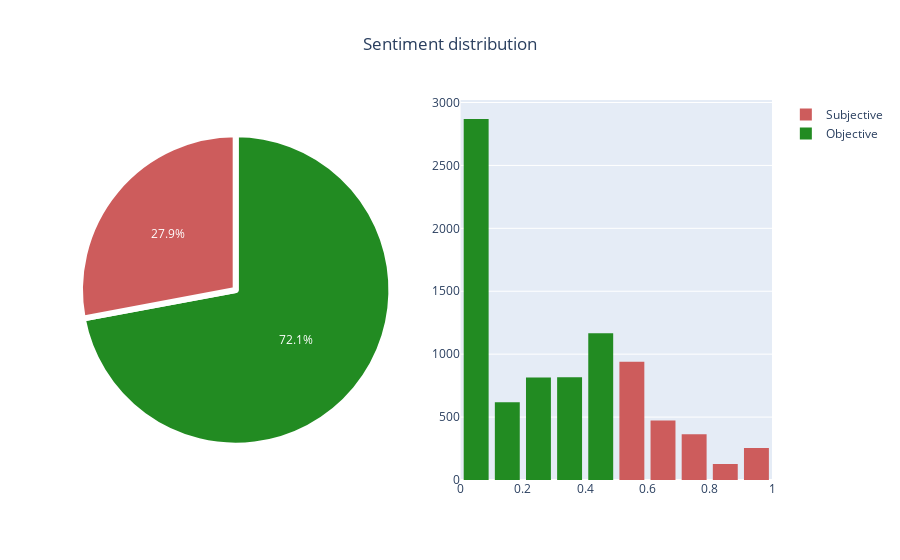

The notebook cell this image was saved under:
### Code cell
fig = make_subplots(rows=1, cols=2, specs=[[{"type": "pie"}, {"type": "histogram"}]]) #Making two plots

colors=['forestgreen','indianred'] #Setting the color
labels = 'Objective', 'Subjective' #Setting the labels
values = [count_obj, count_subj] #Stating the values for the pie plot

#Plotting the pie plot
fig.add_trace(go.Pie(labels=labels, values=values,name="",showlegend=False,
                     marker=dict(colors=colors,line=dict(color='#ffffff', width=6))),
     row=1, col=1)


#Plotting the histogram(Subjective)
fig.add_trace(go.Histogram(x=df.loc[df['subjectivity']=='Subjective']['subjectivityScore'],
                           name="Subjective",marker=dict(color="indianred"),xbins=dict(
        start=-1.0,
        end=1,
        size=0.1)),row=1, col=2)
#Plotting the histogram(Objective)
fig.add_trace(go.Histogram(x=df.loc[df['subjectivity']=='Objective']['subjectivityScore'],
                           name="Objective",marker=dict(color="forestgreen"),xbins=dict(
        start=-1.0,
        end=1,
        size=0.1)),row=1, col=2)
fig.update_layout(hovermode="x unified",title_text='Sentiment distribution ',title_x=0.5) # title of plot)

config = {'displayModeBar': False}

fig.show(config=config)

### Figure 1 — Plotly figure (JSON) as saved in the notebook; plotly's stock layout.template omitted (floating-point values rounded to 4 significant figures; data arrays with more than 128 entries replaced by an {"elided": "..."} marker saying what was removed)
{"data": [{"domain": {"x": [0, 0.45], "y": [0, 1]}, "labels": ["Objective", "Subjective"], "marker": {"colors": ["forestgreen", "indianred"], "line": {"color": "#ffffff", "width": 6}}, "name": "", "showlegend": false, "type": "pie", "values": [6283, 2437]}, {"marker": {"color": "indianred"}, "name": "Subjective", "type": "histogram", "x": {"elided": "2437 float values"}, "xaxis": "x", "xbins": {"end": 1, "size": 0.1, "start": -1}, "yaxis": "y"}, {"marker": {"color": "forestgreen"}, "name": "Objective", "type": "histogram", "x": {"elided": "6283 float values"}, "xaxis": "x", "xbins": {"end": 1, "size": 0.1, "start": -1}, "yaxis": "y"}], "layout": {"hovermode": "x unified", "title": {"text": "Sentiment distribution ", "x": 0.5}, "xaxis": {"anchor": "y", "domain": [0.55, 1]}, "yaxis": {"anchor": "x", "domain": [0, 1]}}}
